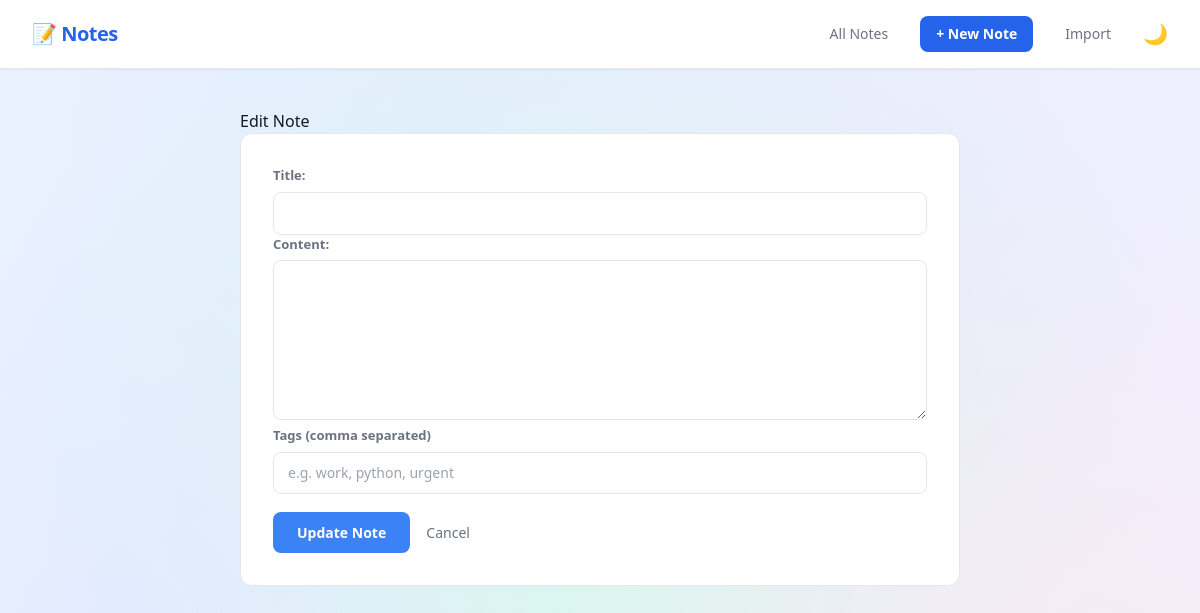
The page /edit/12 on the database as committed earlier.
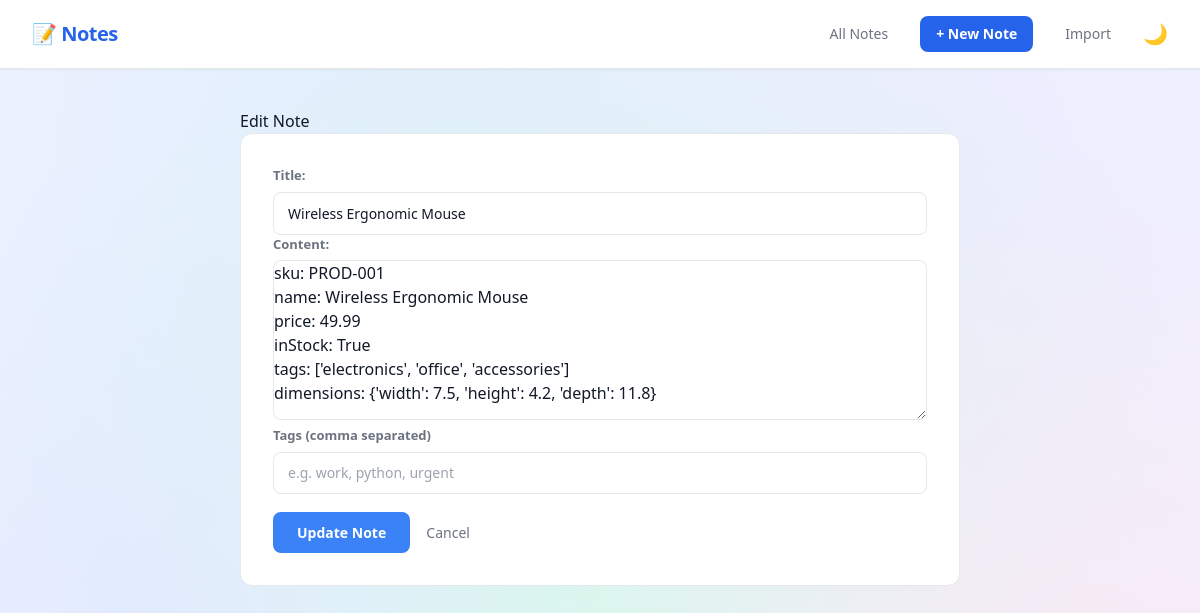
The same page on the database as committed later.
### tables this page shows
CREATE TABLE notes (
            id INTEGER PRIMARY KEY AUTOINCREMENT,
            title TEXT NOT NULL,
            content TEXT NOT NULL
        , is_pinned INTEGER DEFAULT 0, created_at TEXT, updated_at TEXT, word_count INTEGER DEFAULT 0);

### app.py (the view, shortened to what this page needs)
@app.route('/edit/<int:note_id>', methods=['GET', 'POST'])
def edit(note_id):
    conn = get_connection()
    note = conn.execute('SELECT * FROM notes WHERE id = ?', (note_id,)).fetchone()
    existing_tags = conn.execute('''
        SELECT tags.name FROM tags
        JOIN note_tags ON tags.id = note_tags.tag_id
        WHERE note_tags.note_id = ?
    ''', (note_id,)).fetchall()
    tag_string = ', '.join([t['name'] for t in existing_tags])
    conn.close()
    return render_template('edit.html', note=note, tag_string=tag_string)

### database.py (called while the page is built)
def get_connection():
    conn = sqlite3.connect('notes.db')
    conn.row_factory = sqlite3.Row
    return conn

### templates/edit.html
{% extends "base.html" %}
{% block content %}
<h1>Edit Note</h1>
<div class="form-card">
<form method="POST">
    <div>
        <label for="title">Title:</label>
        <input type="text" id="title" name="title" value="{{ note['title'] }}">
    </div>
    <div>
        <label for="content">Content:</label>
        <textarea id="content" name="content">{{ note['content'] }}</textarea>
    </div>
    <div class="form-group">
        <label for="tags">Tags (comma separated)</label>
        <input
            type="text"
            id="tags"
            name="tags"
            value="{{ tag_string or '' }}"
            placeholder="e.g. work, python, urgent"
            class="w-full px-4 py-2 border border-gray-200 rounded-lg text-gray-700 text-sm focus:outline-none focus:border-blue-400">
    </div>
    <button type="submit">Update Note</button>
    <a href="{{ url_for('index') }}">Cancel</a>
</form>
</div>
{% endblock %}

### templates/base.html (shortened to what this page needs)
<!DOCTYPE html>
<html lang="en" class="light">
<head>
    <script src="https://cdn.tailwindcss.com"></script>
    <link rel="stylesheet" href="{{ url_for('static', filename='style.css')}}">
</head>
    <nav class="px-8 py-4 flex items-center gap-8 sticky top-0 z-10 shadow-sm">
        <span class="text-xl font-black text-blue-600 mr-auto tracking-tight">📝 Notes</span>
        <a href="{{ url_for('index') }}" class="text-gray-500 hover:text-blue-600 font-mdeium text-sm transition-colors">All Notes</a>
        <a href="{{ url_for('create') }}" class="bg-blue-600 hover:bg-blue-700 text-white text-sm font-semibold px-4 py-2 rounded-lg transition-colors">+ New Note</a>
        <a href="{{ url_for('import_notes') }}" class="text-gray-500 hover:text-blue-600 font-medium text-sm transition-colors">Import</a>
        <button onclick="toggleTheme()" id="theme-btn" class="text-gray-500 hover:text-blue-600 text-xl transition-colors">🌙</button>
    </nav>
    <div class="max-w-3xl mx-auto px-6 py-10 relative z-5">
        {% block content %}{% endblock %}
    </div>
</body>
</html>

### static/style.css (style rules this page uses)
:root { --bg: #f9fafb; --surface: #ffffff; --border: #e5e7eb; --text: #111827; --text-muted: #6b7280; --text-subtle: #9ca3af; --nav-bg: #ffffff; --input-bg: #ffffff; --accent: #3b82f6; }
nav { background-color: var(--nav-bg); border-bottom: 1px solid var(--border); transition: background-color 0.3s; }
.form-card { background-color: var(--surface); border: 1px solid var(--border); border-radius: 12px; padding: 32px; }
input[type="text"], textarea { width: 100%; padding: 10px 14px; background-color: var(--input-bg); border: 1px solid var(--border); border-radius: 8px; color: var(--text); font-size: 14px; font-family: inherit; outline: none; transition: border-color 0.2s, background-color 0.3s; }
textarea { height: 160px; resize: vertical; }
label { display: block; font-size: 13px; font-weight: 600; color: var(--text-muted); margin-bottom: 6px; }
.form-group { margin-bottom: 18px; }
button[type="submit"] { background: #3b82f6; color: white; padding: 10px 24px; border: none; border-radius: 8px; font-size: 14px; font-weight: 600; cursor: pointer; transition: background 0.2s; }
form a { font-size: 14px; color: var(--text-muted); text-decoration: none; margin-left: 12px; }

Rows that differ between the two databases and show on the page:
added notes: title "Wireless Ergonomic Mouse", content "sku: PROD-001 name: Wireless Ergonomic Mouse price: 49.99 inStock: True tags: ['electronics', 'office', 'accessories'] dimensions: {'width': 7.5, 'height': 4.2, 'depth': 11.8}"
